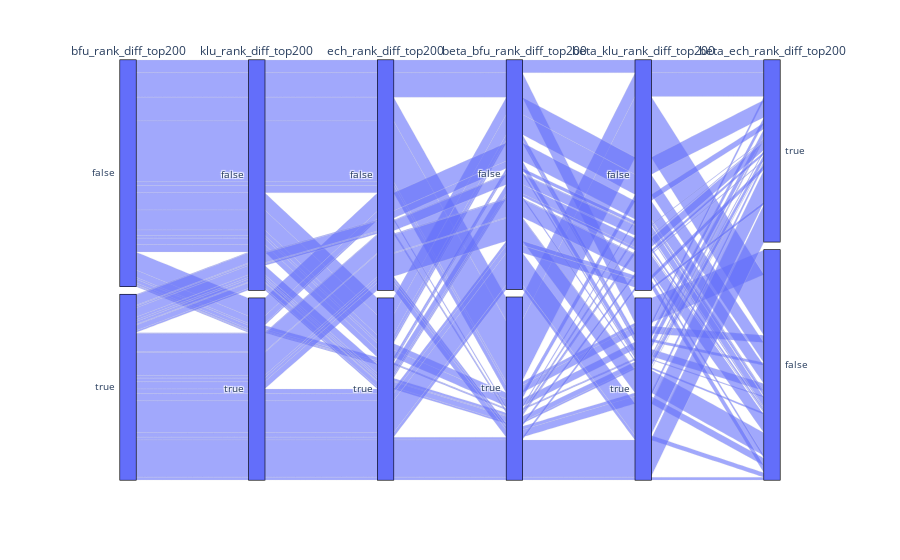

Notebook cell for this chart:
### Code cell
px.parallel_categories(d.query(any_query).sort_values(mstopk), mstopk)

### Figure 1 — Plotly figure (JSON) as saved in the notebook; plotly's stock layout.template omitted (floating-point values rounded to 4 significant figures; data arrays with more than 128 entries replaced by an {"elided": "..."} marker saying what was removed)
{"data": [{"dimensions": [{"label": "bfu_rank_diff_top200", "values": {"elided": "453 bool values"}}, {"label": "klu_rank_diff_top200", "values": {"elided": "453 bool values"}}, {"label": "ech_rank_diff_top200", "values": {"elided": "453 bool values"}}, {"label": "beta_bfu_rank_diff_top200", "values": {"elided": "453 bool values"}}, {"label": "beta_klu_rank_diff_top200", "values": {"elided": "453 bool values"}}, {"label": "beta_ech_rank_diff_top200", "values": {"elided": "453 bool values"}}], "domain": {"x": [0, 1], "y": [0, 1]}, "name": "", "type": "parcats"}], "layout": {"legend": {"tracegroupgap": 0}, "margin": {"t": 60}}}
